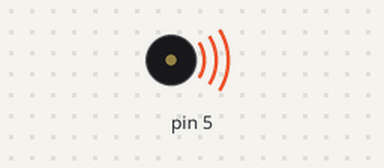
This sketch was run on a simulated Arduino Uno, built with avr-gcc and run on an emulated ATmega328P. Parts: buzzer (waves = sounding).

Above: at 0.1 s.
At 51.9 s:
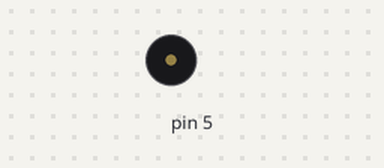
Timing chart, 0 to 53.4 s (numbered marks = the images above):
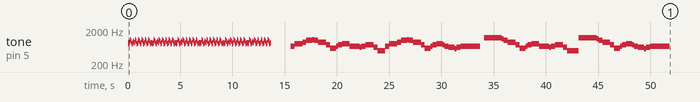

The sketch:

greensleeves.ino
```cpp
#include "Note.h"

// Settings.

const bool DEBUG = false;

//  Pin assignments
const int PASSIVE_BUZZER = 5;
const int BPM_POT = A0;

//  BPM
const int DEFAULT_BPM = 160;

const bool VARIABLE_BPM = false;
const int LOWEST_VARIABLE_BPM = 130;
const int HIGHEST_VARIABLE_BPM = 300;

const int INTER_NOTE_DELAY = 10; // Mimic the action of a real musician with a minute period of silence between notes.


// Utility and setup.

using namespace song;

const int MILLISECONDS_PER_SIXTEENTH = millisecondsPerSixteenthAtBPM(DEFAULT_BPM);

int calculateBPMFromPot(const int pot_pin, const int baseBPM = LOWEST_VARIABLE_BPM, const int topBPM = HIGHEST_VARIABLE_BPM) {
  const int pot_val = analogRead(pot_pin);
  const int BPM_val = int((pot_val / 1023.0) * (topBPM - baseBPM) + baseBPM);
  if (DEBUG) {
    Serial.println(pot_val);
    Serial.println(BPM_val);
  }
  return BPM_val;
};

Note GREENSLEEVES_NOTES[] = {
  Note(NOTE_R, 10),
  Note(NOTE_E5, 2),
  Note(NOTE_G5, 4),
  Note(NOTE_A5, 2),
  Note(NOTE_B5, 3),
  Note(NOTE_C6, 1),
  Note(NOTE_B5, 2),
  Note(NOTE_A5, 4),
  Note(NOTE_FS5, 2),
  Note(NOTE_D5, 3),
  Note(NOTE_E5, 1),
  Note(NOTE_FS5, 2),
  Note(NOTE_G5, 4),
  Note(NOTE_E5, 2),
  Note(NOTE_E5, 3),
  Note(NOTE_DS5, 1),
  Note(NOTE_E5, 2),
  Note(NOTE_FS5, 4),
  Note(NOTE_DS5, 2),
  Note(NOTE_B4, 4),
  Note(NOTE_E5, 2),
  Note(NOTE_G5, 4),
  Note(NOTE_A5, 2),
  Note(NOTE_B5, 3),
  Note(NOTE_C6, 1),
  Note(NOTE_B5, 2),
  Note(NOTE_A5, 4),
  Note(NOTE_FS5, 2),
  Note(NOTE_D5, 3),
  Note(NOTE_E5, 1),
  Note(NOTE_FS5, 2),
  Note(NOTE_G5, 3),
  Note(NOTE_FS5, 1),
  Note(NOTE_E5, 2),
  Note(NOTE_DS5, 3),
  Note(NOTE_CS5, 1),
  Note(NOTE_DS5, 2),
  Note(NOTE_E5, 6),
  Note(NOTE_E5, 4),
  Note(NOTE_R, 2),
  Note(NOTE_D6, 6),
  Note(NOTE_D6, 3),
  Note(NOTE_CS6, 1),
  Note(NOTE_B5, 2),
  Note(NOTE_A5, 4),
  Note(NOTE_FS5, 2),
  Note(NOTE_D5, 3),
  Note(NOTE_E5, 1),
  Note(NOTE_FS5, 2),
  Note(NOTE_G5, 4),
  Note(NOTE_E5, 2),
  Note(NOTE_E5, 3),
  Note(NOTE_DS5, 1),
  Note(NOTE_E5, 2),
  Note(NOTE_FS5, 4),
  Note(NOTE_DS5, 2),
  Note(NOTE_B4, 6),
  Note(NOTE_D6, 6),
  Note(NOTE_D6, 3),
  Note(NOTE_CS6, 1),
  Note(NOTE_B5, 2),
  Note(NOTE_A5, 4),
  Note(NOTE_FS5, 2),
  Note(NOTE_D5, 3),
  Note(NOTE_E5, 1),
  Note(NOTE_FS5, 2),
  Note(NOTE_G5, 3),
  Note(NOTE_FS5, 1),
  Note(NOTE_E5, 2),
  Note(NOTE_DS5, 3),
  Note(NOTE_CS5, 1),
  Note(NOTE_DS5, 2),
  Note(NOTE_E5, 6),
  Note(NOTE_E5, 4),
  Note(NOTE_R, 2),
  Note(NOTE_SONG_END, 0)
};

const int GREENSLEEVES_LENGTH = sizeof(GREENSLEEVES_NOTES) / sizeof(Note);

const Song<GREENSLEEVES_LENGTH> GREENSLEEVES = Song<GREENSLEEVES_LENGTH>(&GREENSLEEVES_NOTES, PASSIVE_BUZZER, DEFAULT_BPM);

Note MINUTE_WALTZ_NOTES[] = {
  Note(NOTE_GS5, 2),
  Note(NOTE_G5, 5),
  Note(NOTE_GS5, 5),
  Note(NOTE_C6, 5),
  Note(NOTE_AS5, 5),
  Note(NOTE_G5, 5),
  Note(NOTE_GS5, 5),
  Note(NOTE_AS5, 5),
  Note(NOTE_GS5, 5),
  Note(NOTE_C6, 5),
  Note(NOTE_AS5, 5),
  Note(NOTE_G5, 5),
  Note(NOTE_GS5, 5),
  Note(NOTE_C6, 5),
  Note(NOTE_AS5, 5),
  Note(NOTE_G5, 5),
  Note(NOTE_GS5, 5),
  Note(NOTE_C6, 5),
  Note(NOTE_AS5, 5),
  Note(NOTE_G5, 5),
  Note(NOTE_GS5, 5),
  Note(NOTE_C6, 5),
  Note(NOTE_AS5, 5),
  Note(NOTE_G5, 5),
  Note(NOTE_GS5, 5),
  Note(NOTE_C6, 5),
  Note(NOTE_AS5, 5),
  Note(NOTE_G5, 5),
  Note(NOTE_GS5, 5),
  Note(NOTE_SONG_END, 0)
};

const int MINUTE_WALTZ_LENGTH = sizeof(MINUTE_WALTZ_NOTES) / sizeof(Note);

const Song<MINUTE_WALTZ_LENGTH> MINUTE_WALTZ = Song<MINUTE_WALTZ_LENGTH>(&MINUTE_WALTZ_NOTES, PASSIVE_BUZZER, DEFAULT_BPM * 12);

// Program proper.

void setup() {
  pinMode(BPM_POT, INPUT);

  if (DEBUG) {
    Serial.begin(9600);
    Serial.println(GREENSLEEVES_LENGTH);
    Serial.println(MILLISECONDS_PER_SIXTEENTH);

    Serial.println("Finished with setup.\n");
  }

  for (int i = 0; i < 6; i++) {
    MINUTE_WALTZ.play();
  }
  GREENSLEEVES.play();
}

void loop() {}
```

Note.h
```cpp
#pragma once

#include "pitches.h"

namespace song {

struct Note {
  int pitch;
  int duration_sixteenths; // Length in sixteenths
  bool is_rest;

  int note_number;

  static int note_count;

  Note(int pitch, int duration) {
    if (pitch == NOTE_R || pitch == NOTE_SONG_END) {
      this->is_rest = true;
    } else {
      this->is_rest = false;
      this->pitch = pitch;
    }

    this->duration_sixteenths = duration;

    this->note_number = this->note_count++; // Keep track of location in the melody.
  }
};

int Note::note_count = 0; // Needs to be initialized here.

Note* make_note(int pitch, int duration) {
  return new Note(pitch, duration);
};

const size_t NOTE_SIZE = sizeof(Note);

int millisecondsPerSixteenthAtBPM(int BPM) {
  return (int)((60.0 * 1000.0) / (BPM * 2.0));
};

void play_note(Note* note, int pin, int BPM, int milli_delay = 5) {
  const int millis_to_play = note->duration_sixteenths * millisecondsPerSixteenthAtBPM(BPM);

  if (!note->is_rest) {
    tone(pin, note->pitch, millis_to_play);
  }

  delay(millis_to_play + milli_delay);
}

template<int MELODY_LENGTH>
struct Song {
  Note (*melody)[MELODY_LENGTH];
  int song_length;
  int buzzer_pin;
  int BPM;

  Song(Note (*melody)[MELODY_LENGTH], int buzzer_pin, int BPM)
    : melody(melody), song_length(MELODY_LENGTH), buzzer_pin(buzzer_pin), BPM(BPM) {}

  void play() const {
    for (int i = 0; i < song_length; i++) {
      play_note(&((*melody)[i]), buzzer_pin, BPM);
    }
  }
};

} // namespace Song
```

pitches.h
```cpp
#pragma once

#define NOTE_B0  31
#define NOTE_C1  33
#define NOTE_CS1 35
#define NOTE_D1  37
#define NOTE_DS1 39
#define NOTE_E1  41
#define NOTE_F1  44
#define NOTE_FS1 46
#define NOTE_G1  49
#define NOTE_GS1 52
#define NOTE_A1  55
#define NOTE_AS1 58
#define NOTE_B1  62
#define NOTE_C2  65
#define NOTE_CS2 69
#define NOTE_D2  73
#define NOTE_DS2 78
#define NOTE_E2  82
#define NOTE_F2  87
#define NOTE_FS2 93
#define NOTE_G2  98
#define NOTE_GS2 104
#define NOTE_A2  110
#define NOTE_AS2 117
#define NOTE_B2  123
#define NOTE_C3  131
#define NOTE_CS3 139
#define NOTE_D3  147
#define NOTE_DS3 156
#define NOTE_E3  165
#define NOTE_F3  175
#define NOTE_FS3 185
#define NOTE_G3  196
#define NOTE_GS3 208
#define NOTE_A3  220
#define NOTE_AS3 233
#define NOTE_B3  247
#define NOTE_C4  262
#define NOTE_CS4 277
#define NOTE_D4  294
#define NOTE_DS4 311
#define NOTE_E4  330
#define NOTE_F4  349
#define NOTE_FS4 370
#define NOTE_G4  392
#define NOTE_GS4 415
#define NOTE_A4  440
#define NOTE_AS4 466
#define NOTE_B4  494
#define NOTE_C5  523
#define NOTE_CS5 554
#define NOTE_D5  587
#define NOTE_DS5 622
#define NOTE_E5  659
#define NOTE_F5  698
#define NOTE_FS5 740
#define NOTE_G5  784
#define NOTE_GS5 831
#define NOTE_A5  880
#define NOTE_AS5 932
#define NOTE_B5  988
#define NOTE_C6  1047
#define NOTE_CS6 1109
#define NOTE_D6  1175
#define NOTE_DS6 1245
#define NOTE_E6  1319
#define NOTE_F6  1397
#define NOTE_FS6 1480
#define NOTE_G6  1568
#define NOTE_GS6 1661
#define NOTE_A6  1760
#define NOTE_AS6 1865
#define NOTE_B6  1976
#define NOTE_C7  2093
#define NOTE_CS7 2217
#define NOTE_D7  2349
#define NOTE_DS7 2489
#define NOTE_E7  2637
#define NOTE_F7  2794
#define NOTE_FS7 2960
#define NOTE_G7  3136
#define NOTE_GS7 3322
#define NOTE_A7  3520
#define NOTE_AS7 3729
#define NOTE_B7  3951
#define NOTE_C8  4186
#define NOTE_CS8 4435
#define NOTE_D8  4699
#define NOTE_DS8 4978

#define NOTE_R 5000 // Representing a rest. Just something unreachable.
#define NOTE_SONG_END 5001
```
